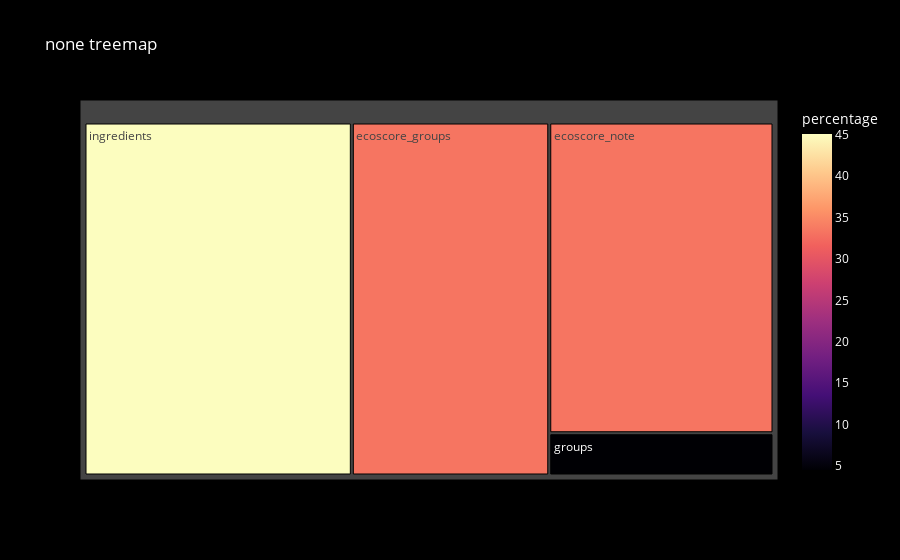

The code cell stored with this chart in its notebook:
### Code cell
data_graph_none = [{'key': key, 'percentage': percentage} for key, percentage in percentages.items()]
df = pd.DataFrame(data_graph_none)
fig = px.treemap(df, path=['key'], values='percentage',
                 color='percentage', color_continuous_scale='Magma',
                 title='none treemap')
fig.update_layout(
    paper_bgcolor='black',  
    plot_bgcolor='black',   
    font_color='white'      
)
fig.show()

### Figure 1 — Plotly figure (JSON) as saved in the notebook; plotly's stock layout.template omitted (floating-point values rounded to 4 significant figures)
{"data": [{"branchvalues": "total", "customdata": [[33.28], [33.28], [4.524], [45.07]], "domain": {"x": [0, 1], "y": [0, 1]}, "hovertemplate": "labels=%{label}<br>percentage_sum=%{value}<br>parent=%{parent}<br>id=%{id}<br>percentage=%{color}<extra></extra>", "ids": ["ecoscore_groups", "ecoscore_note", "groups", "ingredients"], "labels": ["ecoscore_groups", "ecoscore_note", "groups", "ingredients"], "marker": {"coloraxis": "coloraxis", "colors": [33.28, 33.28, 4.524, 45.07]}, "name": "", "parents": ["", "", "", ""], "type": "treemap", "values": [33.28, 33.28, 4.524, 45.07]}], "layout": {"coloraxis": {"colorbar": {"title": {"text": "percentage"}}, "colorscale": [[0, "#000004"], [0.1111, "#180f3d"], [0.2222, "#440f76"], [0.3333, "#721f81"], [0.4444, "#9e2f7f"], [0.5556, "#cd4071"], [0.6667, "#f1605d"], [0.7778, "#fd9668"], [0.8889, "#feca8d"], [1, "#fcfdbf"]]}, "font": {"color": "white"}, "legend": {"tracegroupgap": 0}, "paper_bgcolor": "black", "plot_bgcolor": "black", "title": {"text": "none treemap"}}}
